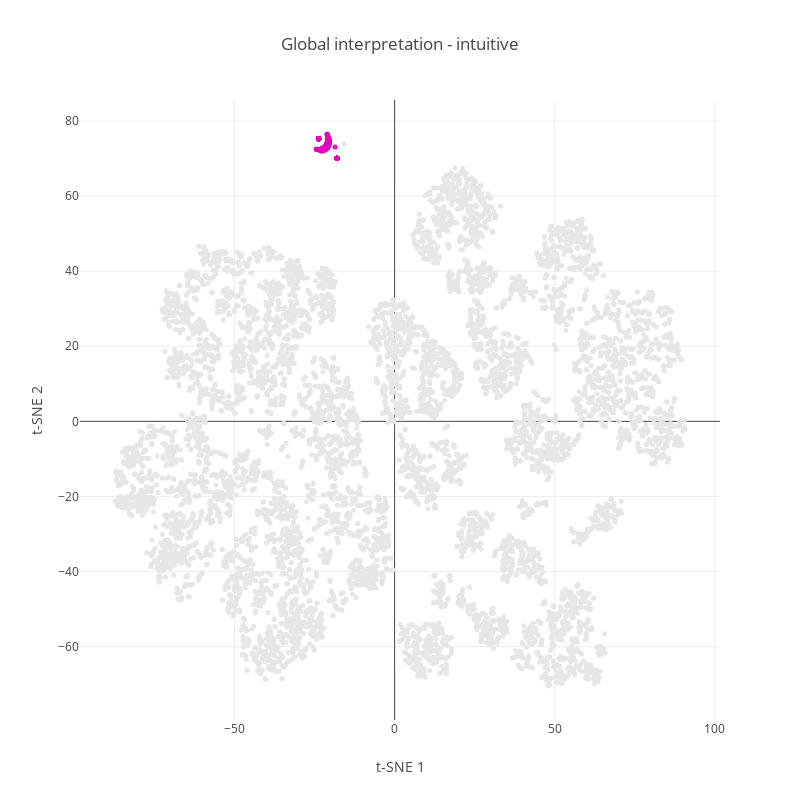

Notebook source saved alongside this figure:
### Markdown cell above
#### The exploratory data analysis device

Some interesting queries are commented

### Code cell
from plotly.offline import download_plotlyjs, init_notebook_mode, plot, iplot
init_notebook_mode(connected=True)     

# No highlighting
#highlight = np.full(y.shape, 1.0)

# Special missing data values
# -9 and -8 seem to indicate behavior special enough that it creates its own pocket.
# We use these values to create features of their own
highlight = X["MSinceMostRecentInqexcl7days"].apply(lambda x : 1.0 if x == -9 else 0.0)
#highlight = X["MSinceMostRecentInqexcl7days"].apply(lambda x : 1.0 if x == -8 else 0.0)
#highlight = X["MSinceMostRecentInqexcl7days"].apply(lambda x : 1.0 if x == -7 else 0.0)


# ExternalRiskEstimate provides a good generic estimate, 
# and seem to have influenced the left-right general layout
# At a fixed threshold the colors are not uniform, though 
#highlight = X["ExternalRiskEstimate"].apply(lambda x : 1.0 if x > 70 else 0.0)

# Some of the red areas in the top parts of ExternalRiskEstimate
# can be explained by NetFractionRevolvingBurden values
#highlight = X["NetFractionRevolvingBurden"].apply(lambda x : 1.0 if x > 50 else 0.0)

# Some local structures with PercentTradesNeverDelq
#highlight = X["PercentTradesNeverDelq"].apply(lambda x : 1.0 if x < 90 else 0.0)


prediction = rf.predict(X_mat)

# blue-red for prediction 0-1 (blue = low prob of default), saturation for highlighting 0-1
colors = prediction_highlight_color(prediction, highlight)

display(HTML(iplot(intuitive_map_fig(colors))))

### Figure 1 — Plotly figure (JSON) as saved in the notebook; plotly's stock layout.template omitted (floating-point values rounded to 4 significant figures; data arrays with more than 128 entries replaced by an {"elided": "..."} marker saying what was removed)
{"data": [{"hoverinfo": "none", "marker": {"color": {"elided": "10459 str values"}, "size": 5, "symbol": "circle-dot"}, "mode": "markers", "type": "scatter", "uid": "85c13be2-c5b3-11e8-9f58-847beb518baf", "x": {"elided": "10459 float values"}, "y": {"elided": "10459 float values"}}], "layout": {"height": 800, "title": "Global interpretation - intuitive", "width": 800, "xaxis": {"title": "t-SNE 1"}, "yaxis": {"title": "t-SNE 2"}}}
